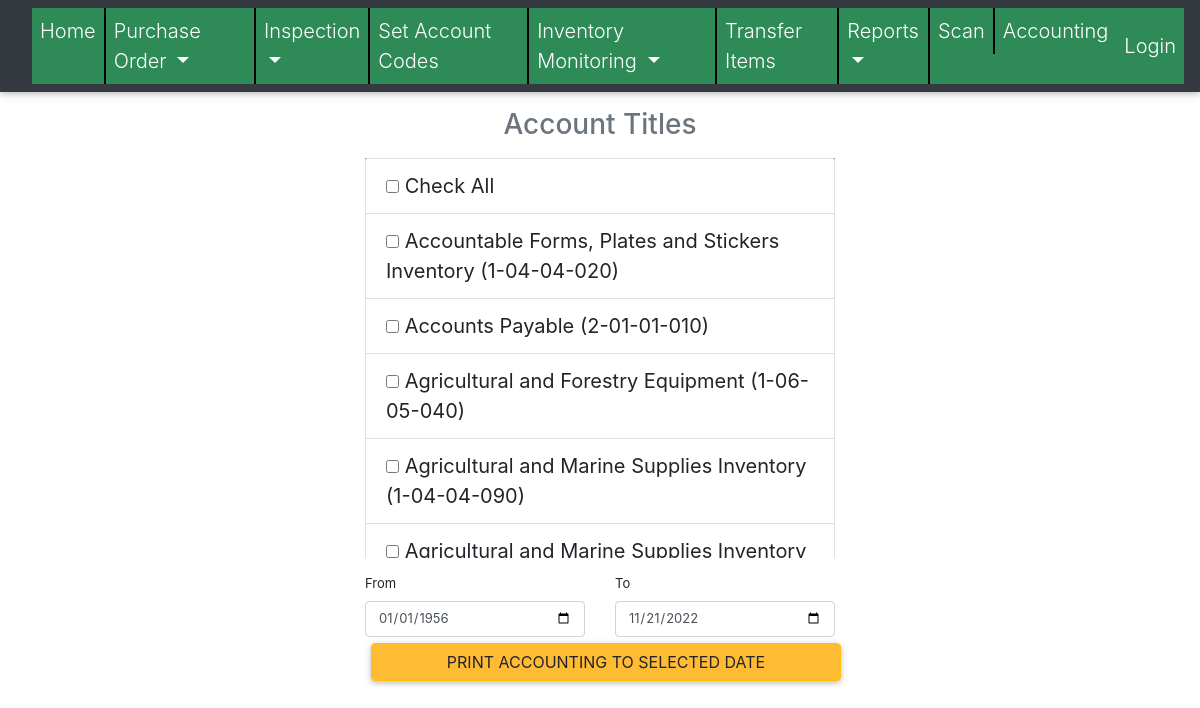
/app/accounting, run on the app's committed database.
### newapp/models.py (models this page shows)
class AccountCode(models.Model):
	code = models.CharField(max_length = 20)
	title = models.CharField(max_length = 254)
	def __str__(self):
		return f'{self.title} ({self.code})'
	class Meta:
		ordering = ['title']

### newapp/views.py (the view, shortened to what this page needs)
# urls.py: path("accounting", views.accounting, name="accounting"),
def accounting(request):
	context = {}
	accounts = AccountCode.objects.all()
	context['accounts'] = accounts
	return render(request, "newapp/accounting.html", context)

### newapp/templates/newapp/accounting.html (shortened to what this page needs)
{% extends "newapp/base.html" %}
{% block content %}
<form method="POST">
<h3 class="text-center text-muted mt-3 mb-3">Account Titles</h3>
<div class="container" style="height: 400px; width: 500px; overflow: auto; font-size: 13px;">
	<ul class="list-group">
		<li class="list-group-item code-list-checkall hand-cursor">
			<input type="checkbox" name="checkall" id="checkall"> <span class="hand-cursor" id="checkall_label">Check All</span>
		</li>
		{% for account in accounts %}
		<li class="list-group-item code-list hand-cursor"><input type="checkbox" name="codes" class="account-boxes" value="{{account.id}}"> <span class="code-text hand-cursor">{{account}}</span></li>
		{% endfor %}
	</ul>
</div>
<div class="container mt-3" style="width: 500px; overflow: auto; font-size: 13px;">
	<div style="display: table;">
	<div class="row">
		<div class="col">
			<label for="selected_date">From</label>
			<input type="date" value="1956-01-01" id="from_selected_date" class="form-control" style="width: 220px;font-size: 13px;">
		</div>
		<div class="col">
			<label for="selected_date">To</label>
			<input type="date" id="selected_date" class="form-control" style="width: 220px;font-size: 13px;">
		</div>
	</div>
	<button class="btn btn-warning form-control" id="print_until">Print Accounting to Selected Date</button>
	</div>
</div>
</form>
{% endblock content %}

### newapp/templates/newapp/base.html (style rules this page uses)
.hand-cursor { cursor: pointer; }
ul { padding: 0; list-style: none; background: seagreen; font-size: 20px; }

### data on the page
AccountCode: title+code "Accountable Forms, Plates and Stickers Inventory (1-04-04-020)"
AccountCode: title+code "Accounts Payable (2-01-01-010)"
AccountCode: title+code "Agricultural and Forestry Equipment (1-06-05-040)"
AccountCode: title+code "Agricultural and Marine Supplies Inventory (1-04-04-090)"
AccountCode: title+code "Agricultural and Marine Supplies Inventory…"
